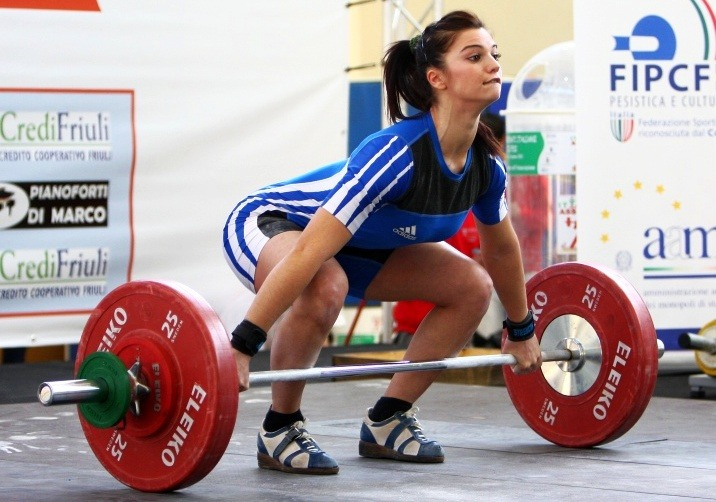
#> input picture 영상처리 튜토리얼/images/test.jpg, 716 x 502 px
$ python '10-3.이미지Thresholding.py'
#> lines starting #> are read from the running program, lines starting #| are printed output that depends on the picture; after the words box and inside, x2 and y2 are one past the last pixel; in counts of white or black regions, pixels touching at a corner belong together
import numpy as np
import cv2
import matplotlib.pyplot as plt

def thresholding():
    img = cv2.imread('images/test.jpg',cv2.IMREAD_GRAYSCALE)
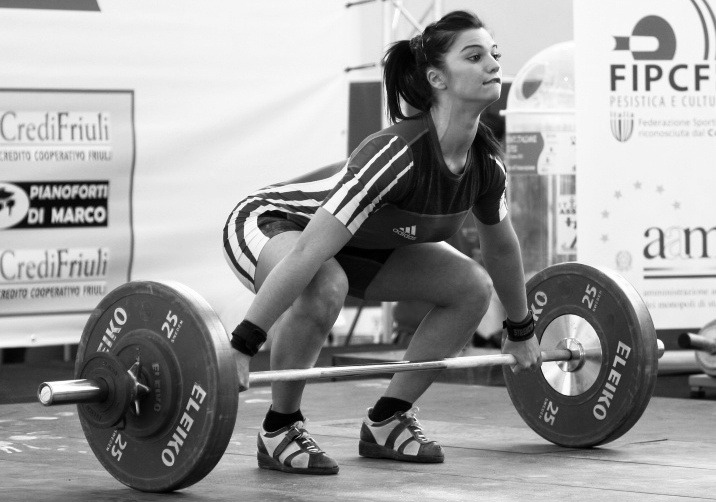
#> img: shape (502, 716); min 0, max 255, mean 157

    #전역 thresholding 적용
    ret,thr1 = cv2.threshold(img,127,255,cv2.THRESH_BINARY)
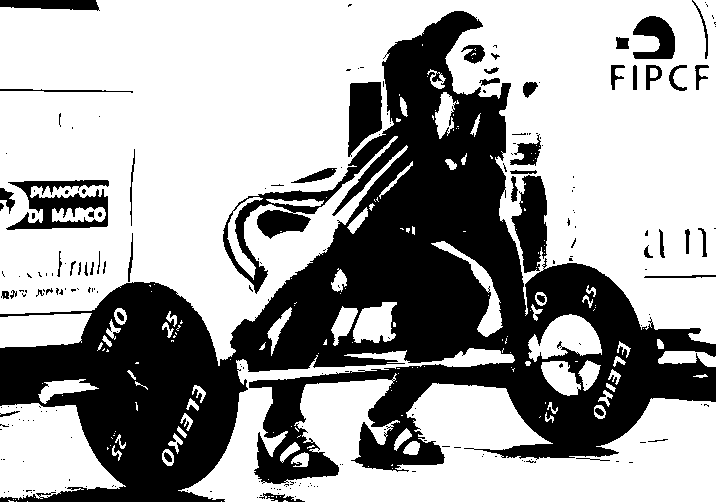
#> thr1: shape (502, 716); 63.6% white; 218 black regions (166 under 20 px), largest, box (x1, y1, x2, y2) and area: (0, 11, 716, 502) 117077, (6, 180, 109, 230) 2548, (511, 175, 547, 273) 2286

    #otsu 바이너리제이션
    ret,thr2 = cv2.threshold(img,0,255,cv2.THRESH_BINARY+cv2.THRESH_OTSU)
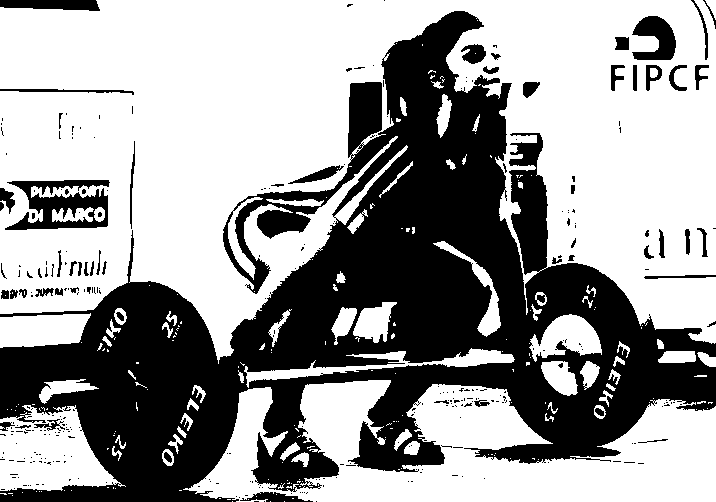
#> thr2: shape (502, 716); 60.8% white; 325 black regions (265 under 20 px), largest, box (x1, y1, x2, y2) and area: (0, 11, 716, 502) 129665, (5, 180, 110, 230) 2784, (632, 16, 676, 60) 1223
#> ret = 141

    # 가우시안 블러 적용 후 otsu 바이너리제이션
    blur = cv2.GaussianBlur(img,(5,5),0)
    ret,thr3 = cv2.threshold(blur,0,255,cv2.THRESH_BINARY+cv2.THRESH_OTSU)
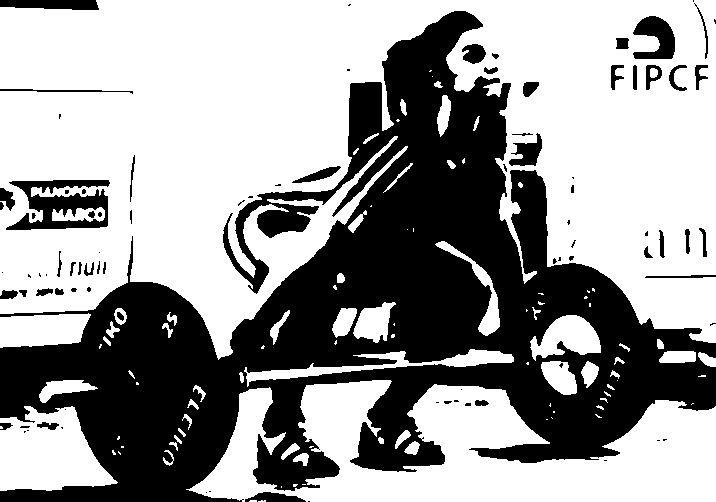
#> thr3: shape (502, 716); 60.8% white; 90 black regions (45 under 20 px), largest, box (x1, y1, x2, y2) and area: (0, 11, 716, 502) 131003, (6, 180, 110, 230) 2824, (633, 16, 675, 59) 1138

    titles = ['original noisy', 'Histogram','G-Thresholding',
              'original noisy', 'Histogram', 'Otsu Thresholding',
              'Gaussian-filtered','Histogram','Otsu Thresholding']

    images = [img,0,thr1,img,0,thr2,blur,0,thr3]

    for i in range(3):
        plt.subplot(3,3,i*3+1),plt.imshow(images[i*3],'gray')
        plt.title(titles[i*3]),plt.xticks([]),plt.yticks([])

        plt.subplot(3,3,i*3+2),plt.hist(images[i*3].ravel(),256)
        plt.title(titles[i*3]),plt.xticks([]),plt.yticks([])

        plt.subplot(3,3,i*3+3),plt.imshow(images[i*3+2],'gray')
        plt.title(titles[i*3+2]),plt.xticks([]),plt.yticks([])
    plt.show()
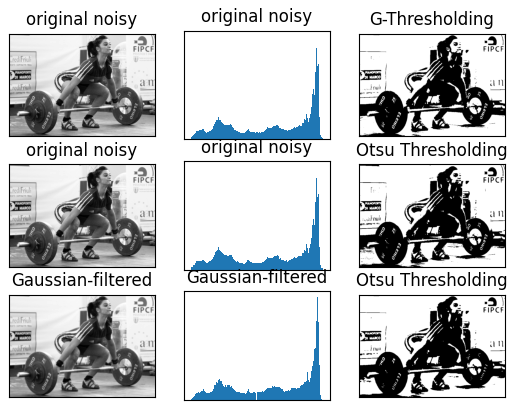
#> figure drawn by matplotlib, 9 panels

thresholding()

$ run again, with 영상처리 튜토리얼/images/face.jpg copied over 영상처리 튜토리얼/images/test.jpg
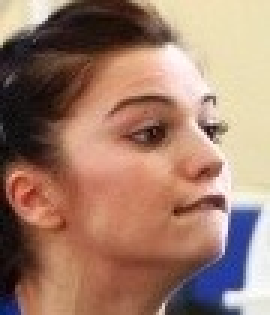
#> input picture 영상처리 튜토리얼/images/face.jpg, 90 x 105 px (shown 3 times larger)
#> in thresholding, `ret,thr1 = cv2.threshold(img,127,255,cv2.THRESH_BINARY)`:
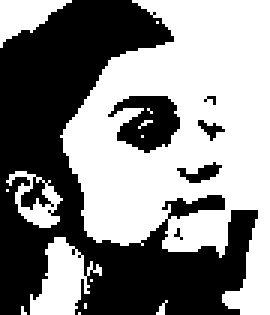
#> thr1: shape (105, 90) (shown 3 times larger); 53.4% white; 6 black regions (2 under 20 px), largest, box (x1, y1, x2, y2) and area: (0, 0, 86, 105) 4036, (36, 32, 60, 51) 282, (59, 54, 74, 61) 50, (66, 40, 75, 47) 26
#> thr2: shape (105, 90); 51.6% white; 6 black regions (2 under 20 px), largest, box (x1, y1, x2, y2) and area: (0, 0, 86, 105) 4173, (36, 32, 60, 51) 295, (59, 54, 74, 61) 55, (66, 40, 75, 47) 27
#> in thresholding, `ret,thr2 = cv2.threshold(img,0,255,cv2.THRESH_BINARY+cv2.THRESH_OTSU)`: ret = 131
#> in thresholding, `ret,thr3 = cv2.threshold(blur,0,255,cv2.THRESH_BINARY+cv2.THRESH_OTSU)`:
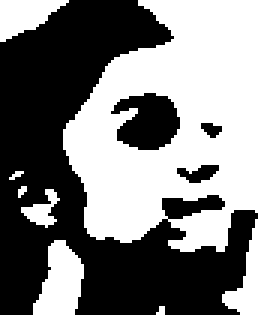
#> thr3: shape (105, 90) (shown 3 times larger); 50.9% white; 4 black regions, box (x1, y1, x2, y2) and area: (0, 0, 86, 105) 4262, (37, 31, 60, 50) 306, (59, 55, 73, 61) 51, (67, 41, 74, 46) 23
#> in thresholding, `ret,thr3 = cv2.threshold(blur,0,255,cv2.THRESH_BINARY+cv2.THRESH_OTSU)`: ret = 132

$ run again, with 영상처리 튜토리얼/images/earth.PNG saved as 영상처리 튜토리얼/images/test.jpg
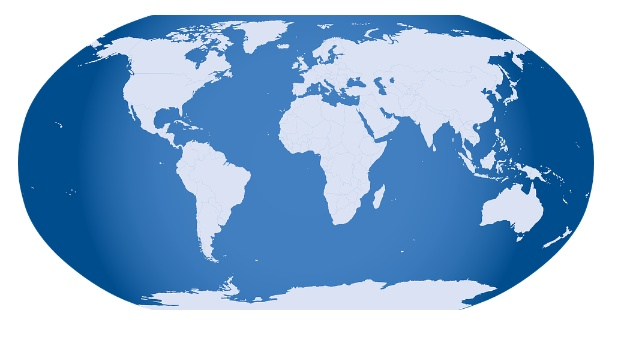
#> input picture 영상처리 튜토리얼/images/earth.PNG, 626 x 337 px
#> in thresholding, `ret,thr1 = cv2.threshold(img,127,255,cv2.THRESH_BINARY)`:
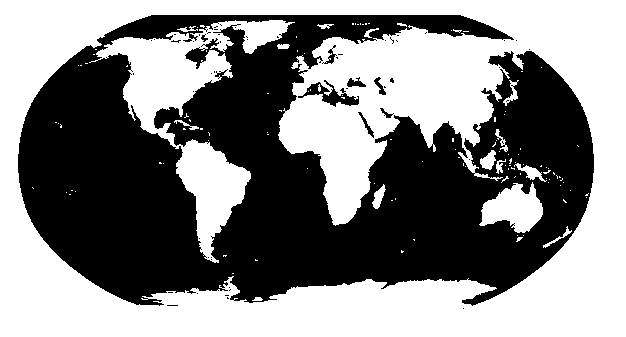
#> thr1: shape (337, 626); 52.1% white; 57 black regions (49 under 20 px), largest, box (x1, y1, x2, y2) and area: (18, 15, 594, 306) 99935, (298, 80, 359, 107) 569, (347, 77, 366, 87) 107
#> thr2: shape (337, 626); 51.1% white; 27 black regions (23 under 20 px), largest, box (x1, y1, x2, y2) and area: (18, 15, 594, 306) 102659, (346, 77, 366, 87) 124, (374, 77, 387, 95) 111, (358, 111, 374, 138) 107
#> in thresholding, `ret,thr2 = cv2.threshold(img,0,255,cv2.THRESH_BINARY+cv2.THRESH_OTSU)`: ret = 168
#> in thresholding, `ret,thr3 = cv2.threshold(blur,0,255,cv2.THRESH_BINARY+cv2.THRESH_OTSU)`:
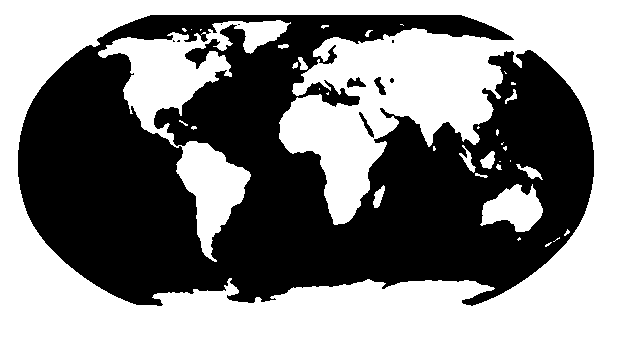
#> thr3: shape (337, 626); 50.8% white; 10 black regions (6 under 20 px), largest, box (x1, y1, x2, y2) and area: (18, 15, 594, 306) 103443, (347, 77, 366, 88) 122, (374, 77, 386, 95) 104, (359, 112, 374, 138) 104
#> in thresholding, `ret,thr3 = cv2.threshold(blur,0,255,cv2.THRESH_BINARY+cv2.THRESH_OTSU)`: ret = 169
